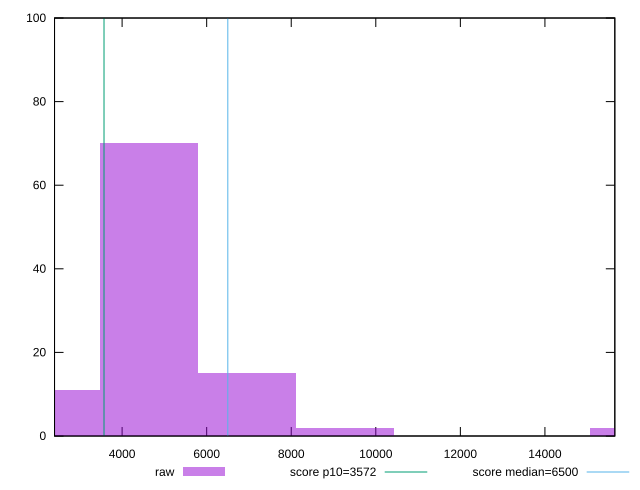

The gnuplot source for this figure:
reset

$raw <<EOF
4639.010317743192 70
2319.505158871596 11
6958.515476614788 15
9278.020635486384 2
16236.536112101172 2
EOF

set key outside below
set boxwidth 2319.505158871596
set xrange [2401.8160000000003:15653.170000000002]
set yrange [0:100]
set trange [0:100]
set style fill transparent solid 0.5 noborder

set parametric
set terminal svg size 640, 490 enhanced background rgb 'white'
set output "reprap/first-cpu-idle/samples/pages+cached/raw/histogram.svg"

plot $raw title "raw" with boxes, \
     3572,t title "score p10=3572", \
     6500,t title "score median=6500"

reset
